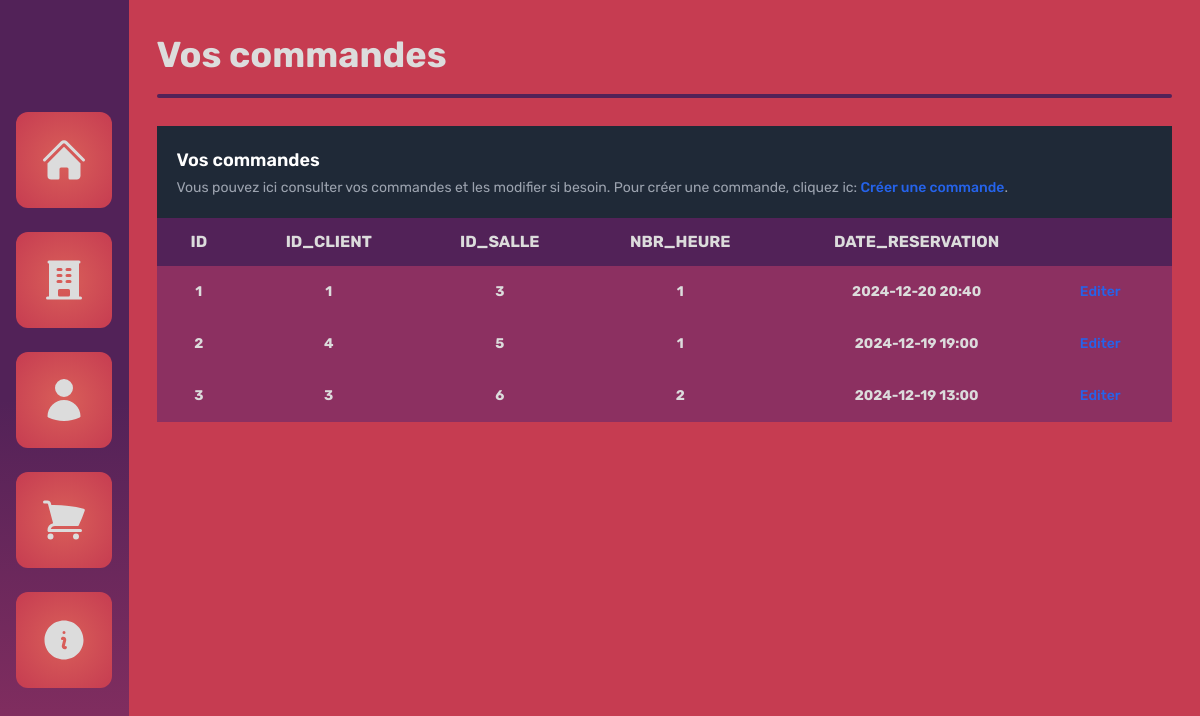
The page /orders on the database as committed earlier.
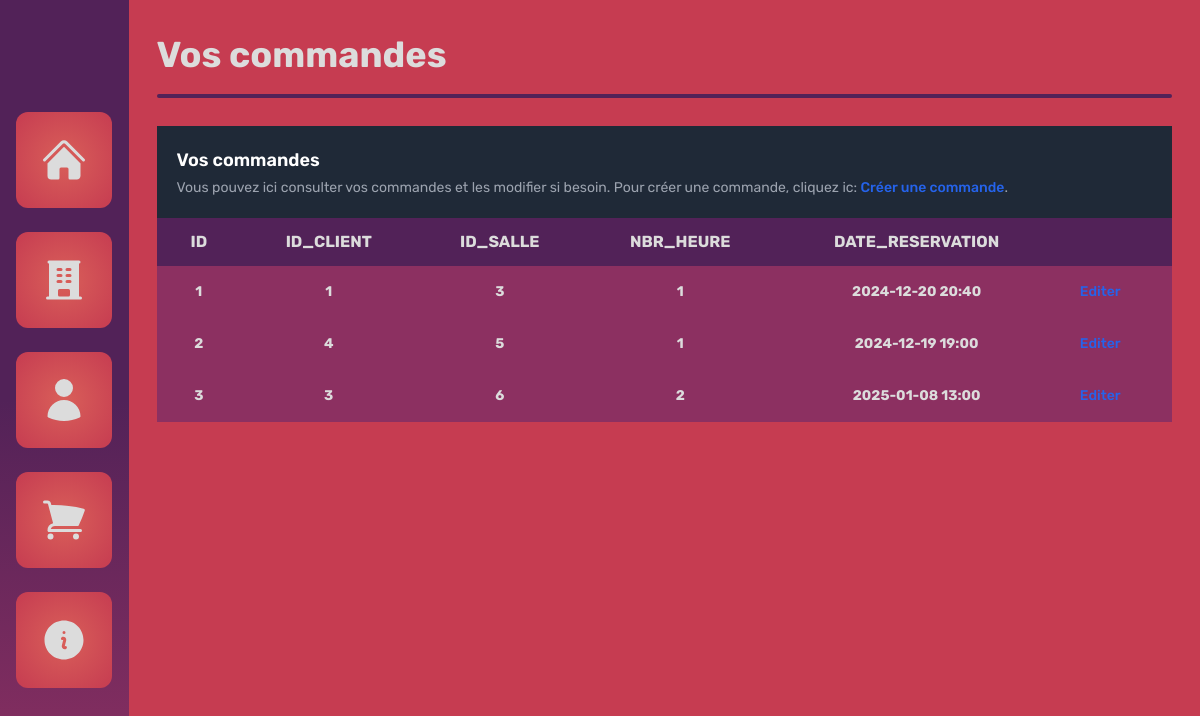
The same page on the database as committed later.
### tables this page shows
CREATE TABLE orders (
            id INTEGER PRIMARY KEY AUTOINCREMENT,
            id_client INT,
            id_salle INT,
            nbr_heure INT,
            date_reservation TEXT,
            FOREIGN KEY(id_client) REFERENCES clients(id),
            FOREIGN KEY(id_salle) REFERENCES rooms(id)
        );

### main.py (the view)
@app.route('/orders')
def orders():
    return render_template('orders/list.html', attributes=db_manager.get_attrubutes("orders"), orders=db_manager.get_orders())

### database_manager.py (called while the page is built)
    def get_attrubutes(self, table:str):
        return self.curseur.execute(f"PRAGMA table_info({table})").fetchall()

    def get_orders(self):
        return self.curseur.execute("SELECT * FROM orders").fetchall()

### templates/orders/list.html (shortened to what this page needs)
{% extends 'base.html' %}
{% block content %}
<section class="h-full w-full bg-[--palette-3] flex flex-col">
  <div class="w-full p-7 flex flex-col space-y-3">
    <span class="great-title">Vos commandes</span>
    <div class="w-full h-1 bg-[--palette-1] rounded-lg "></div>
  </div>
  <div class="h-full w-full px-7">
    <table class="w-full">
        <caption class="p-5 text-lg font-semibold text-left rtl:text-right text-white bg-gray-800">
            Vos commandes
            <p class="mt-1 text-sm font-normal text-gray-400">Vous pouvez ici consulter vos commandes et les modifier si besoin. Pour créer une commande, cliquez ic: <a href="{{url_for('create_order')}}" class="font-medium text-blue-600 hover:underline">Créer une commande</a>.</p>
        </caption>
        <thead class="text-base base-text uppercase bg-[--palette-1] text-[--white-color]">
            <tr>
              {% for attribut in attributes %}
                <th scope="col" class="px-6 py-3">
                    <span>{{ attribut[1] }}</span>
                </th>
              {% endfor %}
                <th scope="col" class="px-6 py-3">
                </th>
            </tr>
        </thead>
        <tbody class="text-sm">
          {% for order in orders %}
          <tr class="bg-[--palette-2] border-b text-[--white-color]">
            {% for attribut in order %}
              <th scope="row" class="px-6 py-4">
                  <span>{{ attribut }}</span>
              </th>
            {% endfor %}
            <td class="px-6 py-4">
              <a href="{{ url_for('order', id=order[0]) }}" class="font-medium text-blue-600 hover:underline">Editer</a>
            </td>
          </tr>
          {% endfor %}
        </tbody>
    </table>
</div>
</section>
{% endblock %}

Rows that differ between the two databases and show on the page:
changed orders (number 3 of 3 on the later page): date_reservation "2024-12-19 13:00" → "2025-01-08 13:00"
